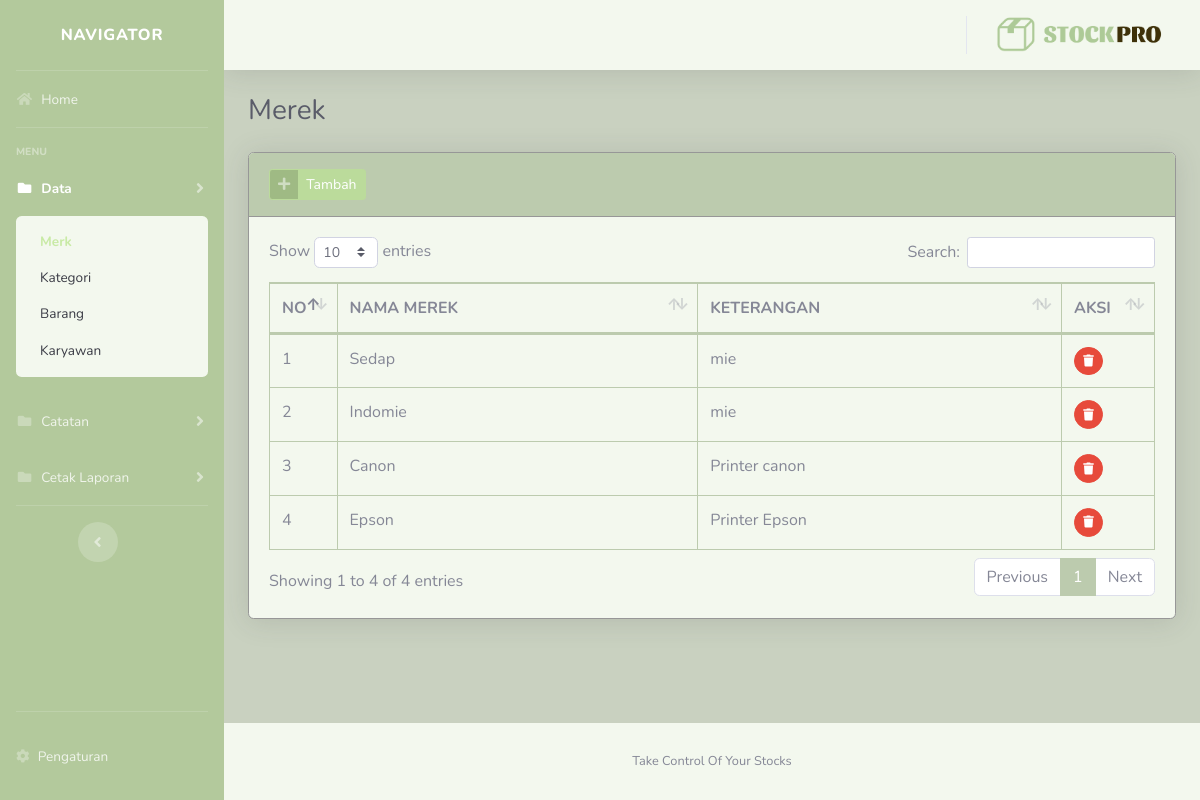
/StockPro/?merek (signed in), run on an earlier commit of the app's database.
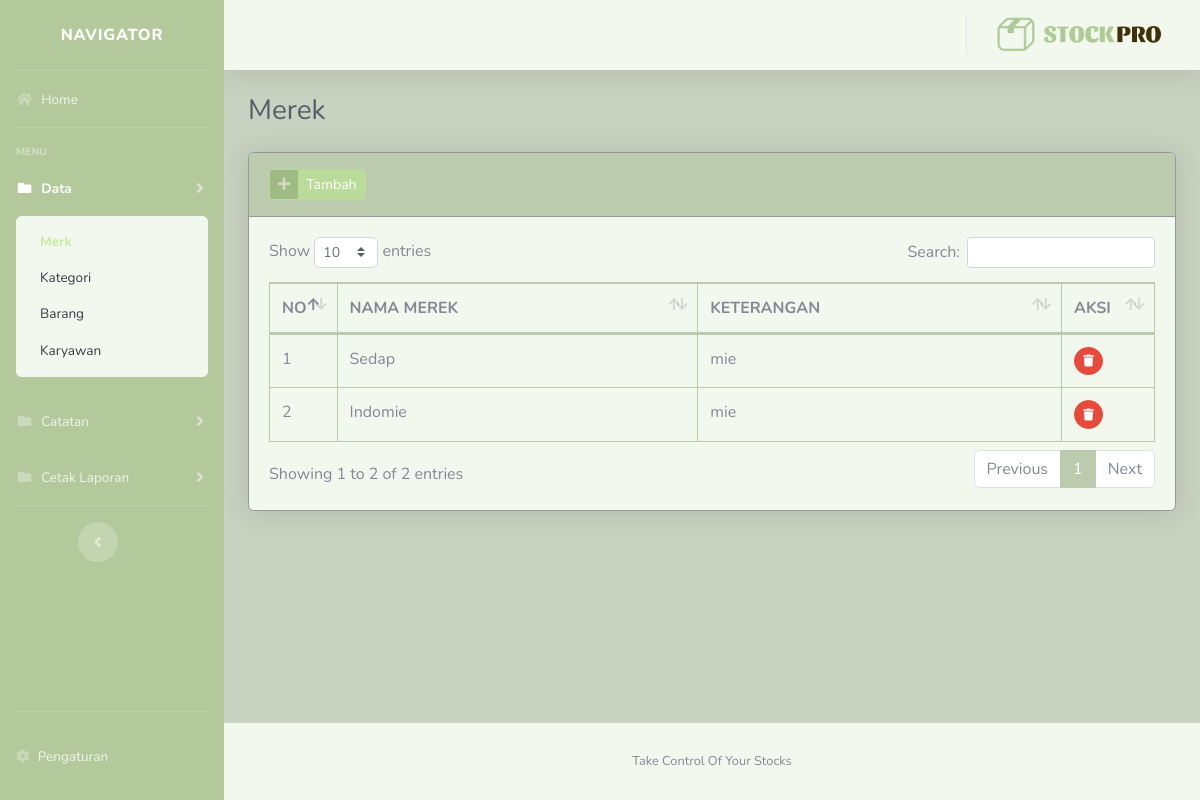
And on a later commit of the database.
### tables this page shows
CREATE TABLE `merek` (
  `idmerek` int(11) NOT NULL,
  `nama_merek` varchar(128) NOT NULL,
  `keterangan` varchar(256) NOT NULL
);

### StockPro/config/function.php (called while the page is built, shortened)
<?php
function encrypt($str) {
return base64_encode($str);
}
function base_url(){
    $base_url= ((isset($_SERVER['HTTPS']) && $_SERVER['HTTPS'] == "on") ? "https" : "http");
    $base_url.= "://".$_SERVER['HTTP_HOST'];
    $base_url.= str_replace(basename($_SERVER['SCRIPT_NAME']),"",$_SERVER['SCRIPT_NAME']);
    return $base_url;
}
?>

### StockPro/views/master/merek.php (the view, shortened to what this page needs)
<div class="container-fluid">
    <div class="d-sm-flex align-items-center justify-content-between mb-4">
        <h1 class="h3 mb-0 text-gray-800">Merek</h1>
    </div>
    <div class="card shadow mb-4">
        <div class="card-header py-3">
            <a href="#" class="btn btn-primary btn-icon-split btn-sm" data-toggle="modal" data-target="#merekModal">
                <span class="icon text-white-50">
                    <i class="fas fa-plus"></i>
                </span>
                <span class="text">Tambah</span>
            </a>
        </div>
        <div class="card-body">
            <div class="table-responsive">
                <table class="table table-bordered table-hover" id="dataTable" width="100%" cellspacing="0">
                    <thead>
                        <tr>
                            <th width="20">NO</th>
                            <th>NAMA MEREK</th>
                            <th>KETERANGAN</th>
                            <th width="50">AKSI</th>
                        </tr>
                    </thead>
                    <tbody>
                        <?php
                        $n=1;
                        $query = mysqli_query($con,"SELECT * FROM merek ORDER BY idmerek DESC")or die(mysqli_error($con));
                        while($row = mysqli_fetch_array($query)):
                        ?>
                        <tr>
                            <td><?= $n++; ?></td>
                            <td><?= $row['nama_merek']; ?></td>
                            <td><?= $row['keterangan']; ?></td>
                            <td>
                                <a href="<?=base_url();?>/process/merek.php?act=<?=encrypt('delete');?>&id=<?=encrypt($row['idmerek']);?>"
                                    class="btn btn-sm btn-circle btn-danger btn-hapus"><i class="fas fa-trash"></i></a>
                            </td>
                        </tr>
                        <?php endwhile; ?>
                    </tbody>
                </table>
            </div>
        </div>
    </div>
</div>

### StockPro/index.php (shortened to what this page needs)
<?php
if($_SESSION['username']=="" && $_SESSION['level']==""):
    header("Location:".$base_url."login.php");
else:
    include('config/header.php');
?>
<body id="page-top">
    <div id="wrapper">
        <?php include "config/page.php"; ?>
        <?php include "config/sidebar.php"; ?>
        <div id="content-wrapper" class="d-flex flex-column" style="background-color: #c9d1c0">
            <div id="content">
                <?php include "config/topbar.php"; ?>
                <?php include ($views); ?>
            </div>
            <footer class="sticky-footer" style="background-color: #f3f8ee">
                <div class="container my-auto">
                    <div class="copyright text-center my-auto">
                        <span>Take Control Of Your Stocks</span>
                    </div>
                </div>
            </footer>
        </div>
    </div>
    <?php include "config/footer.php"; ?>
    <?php endif;?>

### StockPro/config/header.php (shortened to what this page needs)
<?php include "config/function.php"; ?>
<!DOCTYPE html>
<html lang="en">
<head>
    <link href="<?=base_url();?>assets/vendor/fontawesome-free/css/all.min.css" rel="stylesheet" type="text/css">
    <link href="<?=base_url();?>assets/css/style.css" rel="stylesheet">
    <link href="<?=base_url();?>assets/vendor/select2/css/select2.min.css" rel="stylesheet" />
    <link href="<?=base_url();?>assets/vendor/datatables/dataTables.bootstrap4.min.css" rel="stylesheet">
</head>

### StockPro/config/sidebar.php (shortened to what this page needs)
<ul class="navbar-nav sidebar sidebar-dark accordion" id="accordionSidebar"
    style="background-color: #b3c99c; display: flex; justify-content: space-between">
    <div class="sideatas">
        <a class="sidebar-brand d-flex align-items-center justify-content-center" href="index.html">
            <div class="sidebar-brand-text mx-3">NAVIGATOR</div>
        </a>
        <hr class="sidebar-divider my-0">
        <li class="nav-item <?= isset($home) ? 'active' : ''; ?>">
            <a class="nav-link" href="?#">
                <i class="fas fa-fw fa-home"></i>
                <span>Home</span></a>
        </li>
        <hr class="sidebar-divider">
        <div class="sidebar-heading">
            Menu
        </div>
        <?php if ($_SESSION['level'] == 'admin'): ?>
            <li class="nav-item <?= isset($master) ? 'active' : ''; ?>">
                <a class="nav-link collapsed" href="#" data-toggle="collapse" data-target="#master" aria-expanded="true"
                    aria-controls="master">
                    <i class="fas fa-fw fa-folder"></i>
                    <span>Data</span>
                </a>
                <div id="master" class="collapse <?= isset($master) ? 'show' : ''; ?>" aria-labelledby="headingTwo"
                    data-parent="#accordionSidebar">
                    <div class="bg-white py-2 collapse-inner rounded">
                        <a class="collapse-item <?= isset($merek) ? 'active' : ''; ?>" href="?merek">Merk</a>
                        <a class="collapse-item <?= isset($kategori) ? 'active' : ''; ?>" href="?kategori">Kategori</a>
                        <a class="collapse-item <?= isset($barang) ? 'active' : ''; ?>" href="?barang">Barang</a>
                        <a class="collapse-item <?= isset($pengguna) ? 'active' : ''; ?>" href="?pengguna">Karyawan</a>
                    </div>
                </div>
            </li>
            <li class="nav-item <?= isset($transaksi) ? 'active' : ''; ?>">
                <a class="nav-link collapsed" href="#" data-toggle="collapse" data-target="#transaksi" aria-expanded="true"
                    aria-controls="transaksi">
                    <i class="fas fa-fw fa-folder"></i>
                    <span>Catatan</span>
                </a>
            </li>
            <li class="nav-item <?= isset($laporan) ? 'active' : ''; ?>">
                <a class="nav-link collapsed" href="#" data-toggle="collapse" data-target="#laporan" aria-expanded="true"
                    aria-controls="laporan">
                    <i class="fas fa-fw fa-folder"></i>
                    <span>Cetak Laporan</span>
                </a>
            </li>
        <?php endif; ?>
        <hr class="sidebar-divider d-none d-md-block">
        <div class="text-center d-none d-md-inline" style="padding-left: 35%">
            <button class="rounded-circle border-0" id="sidebarToggle"></button>
        </div>
    </div>
    <div class="sidebawah">
        <hr class="sidebar-divider d-none d-md-block">
        <li class="nav-item dropdown no-arrow">
            <a class="nav-link dropdown-toggle" href="#" id="userDropdown" role="button" data-toggle="dropdown"
                aria-haspopup="true" aria-expanded="false">
                <i class="fas fa-cog"></i>
                <span class="pengaturan">
                    Pengaturan
        </span>
            </a>
        </li>
    </div>
</ul>

### StockPro/config/topbar.php (shortened to what this page needs)
<nav class="navbar navbar-expand navbar-light topbar mb-4 static-top shadow" style="background-color: #f3f8ee">
    <ul class="navbar-nav ml-auto">
        <li class="nav-item">
            <img src="assets/img/logostockpro.png" height="70">
        </li>
    </ul>
</nav>

### StockPro/config/footer.php (shortened to what this page needs)
</body>
</html>

What changed in the data, as far as the page shows it:
removed merek: nama_merek "Canon", keterangan "Printer canon"
removed merek: nama_merek "Epson", keterangan "Printer Epson"
Also different on the page:
text written by a page script: "Show entries Search: Showing 1 to 4 of 4 entries Previous 1 Next" → "Show entries Search: Showing 1 to 2 of 2 entries Previous 1 Next"
